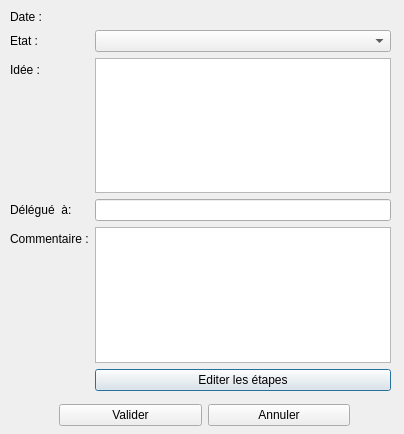
<?xml version="1.0" encoding="UTF-8"?>
<ui version="4.0">
 <class>DialogEditerIdee</class>
 <widget class="QDialog" name="DialogEditerIdee">
  <property name="geometry">
   <rect>
    <x>0</x>
    <y>0</y>
    <width>404</width>
    <height>434</height>
   </rect>
  </property>
  <property name="windowTitle">
   <string>Editer une idée</string>
  </property>
  <widget class="QWidget" name="formLayoutWidget">
   <property name="geometry">
    <rect>
     <x>10</x>
     <y>10</y>
     <width>381</width>
     <height>381</height>
    </rect>
   </property>
   <layout class="QFormLayout" name="layoutMain">
    <item row="0" column="0">
     <widget class="QLabel" name="labelDateDesc">
      <property name="text">
       <string>Date :</string>
      </property>
     </widget>
    </item>
    <item row="0" column="1">
     <widget class="QLabel" name="labelDate">
      <property name="text">
       <string/>
      </property>
     </widget>
    </item>
    <item row="1" column="0">
     <widget class="QLabel" name="labelEmplacement">
      <property name="text">
       <string>Etat : </string>
      </property>
     </widget>
    </item>
    <item row="1" column="1">
     <widget class="QComboBox" name="comboEtat"/>
    </item>
    <item row="2" column="0">
     <widget class="QLabel" name="labelIdee">
      <property name="text">
       <string>Idée :</string>
      </property>
     </widget>
    </item>
    <item row="2" column="1">
     <widget class="QPlainTextEdit" name="textIdee"/>
    </item>
    <item row="3" column="0">
     <widget class="QLabel" name="labelDelegue">
      <property name="text">
       <string>Délégué  à:</string>
      </property>
     </widget>
    </item>
    <item row="3" column="1">
     <widget class="QLineEdit" name="textDelegue"/>
    </item>
    <item row="4" column="0">
     <widget class="QLabel" name="labelCommentaire">
      <property name="text">
       <string>Commentaire :</string>
      </property>
     </widget>
    </item>
    <item row="4" column="1">
     <widget class="QPlainTextEdit" name="textCommentaire"/>
    </item>
    <item row="5" column="1">
     <widget class="QPushButton" name="buttonEditerEtapes">
      <property name="text">
       <string>Editer les étapes</string>
      </property>
     </widget>
    </item>
   </layout>
  </widget>
  <widget class="QWidget" name="horizontalLayoutWidget">
   <property name="geometry">
    <rect>
     <x>59</x>
     <y>400</y>
     <width>291</width>
     <height>31</height>
    </rect>
   </property>
   <layout class="QHBoxLayout" name="horizontalLayout_2">
    <item>
     <widget class="QPushButton" name="buttonValider">
      <property name="text">
       <string>Valider</string>
      </property>
     </widget>
    </item>
    <item>
     <widget class="QPushButton" name="buttonAnnuler">
      <property name="text">
       <string>Annuler</string>
      </property>
     </widget>
    </item>
   </layout>
  </widget>
 </widget>
 <resources/>
 <connections>
  <connection>
   <sender>buttonAnnuler</sender>
   <signal>clicked()</signal>
   <receiver>DialogEditerIdee</receiver>
   <slot>close()</slot>
   <hints>
    <hint type="sourcelabel">
     <x>278</x>
     <y>415</y>
    </hint>
    <hint type="destinationlabel">
     <x>201</x>
     <y>216</y>
    </hint>
   </hints>
  </connection>
 </connections>
</ui>
